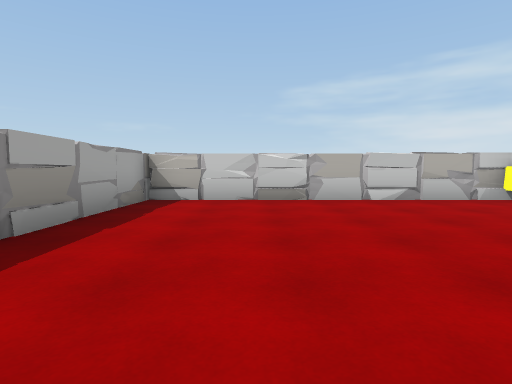
[1] (above)

13 first-person views from a walk through a scene from a Unity 3-D project. The camera is 1.2 m above the floor, tilts 4° down and sees 80° across. The floor is counted in squares, 2 m on a side. Each view is taken from the middle of a square. On the plan, view 1 faces up. The plan holds only what a view shows up to about 9 squares ahead; the rest is blank. The place goes on beyond the plan. The player character is not drawn.

[2]
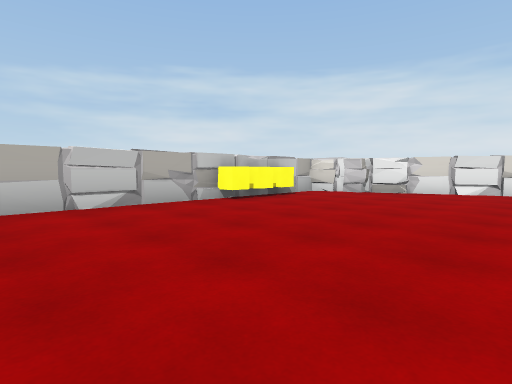

[3]
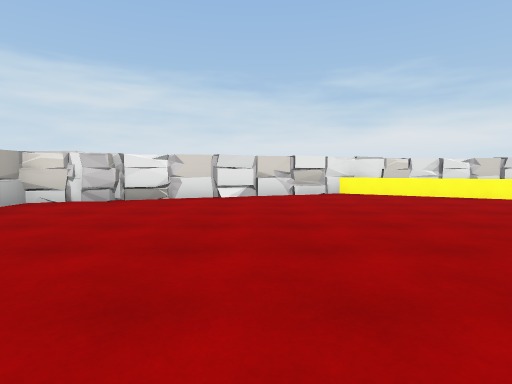

[4]
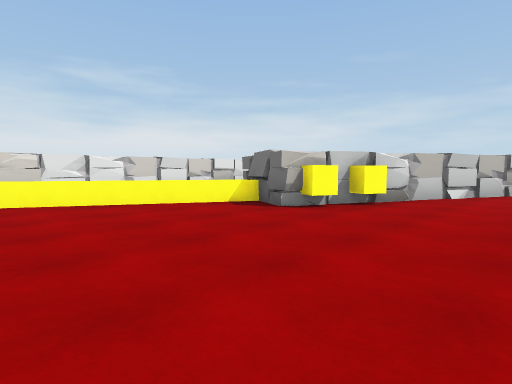

[5]
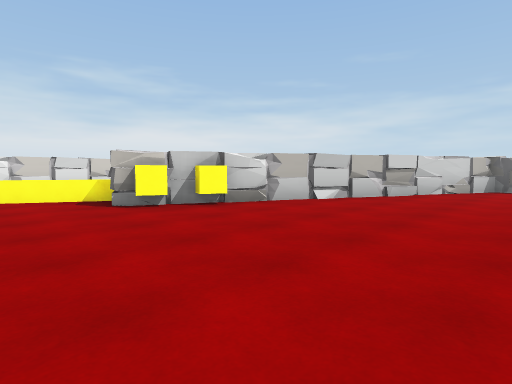

[6]
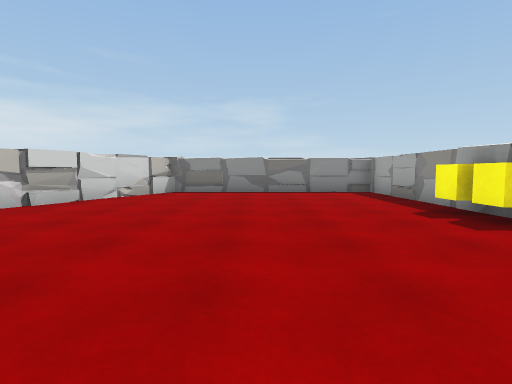

[7]
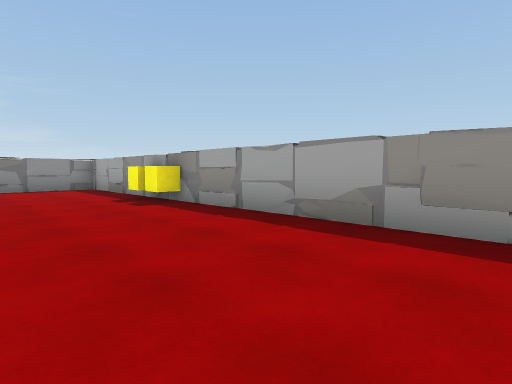

[8]
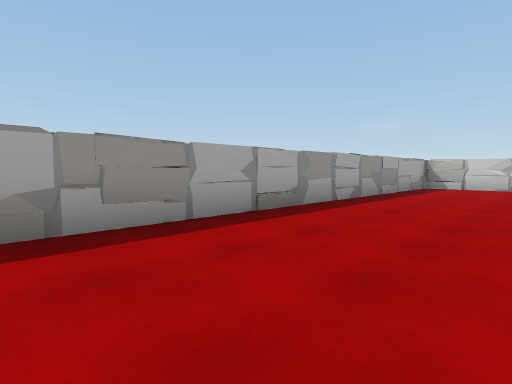

[9]
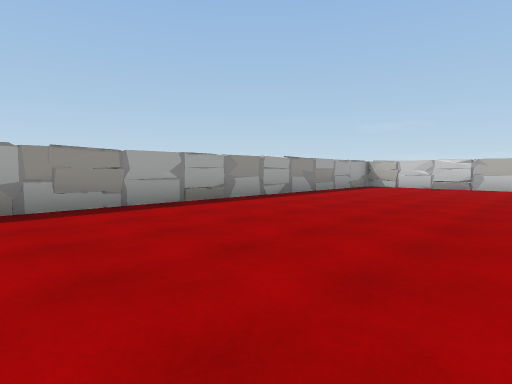

[10]
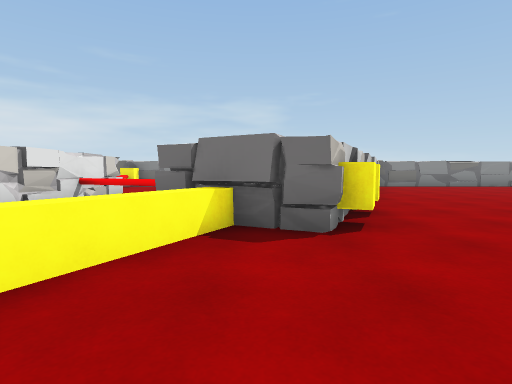

[11]
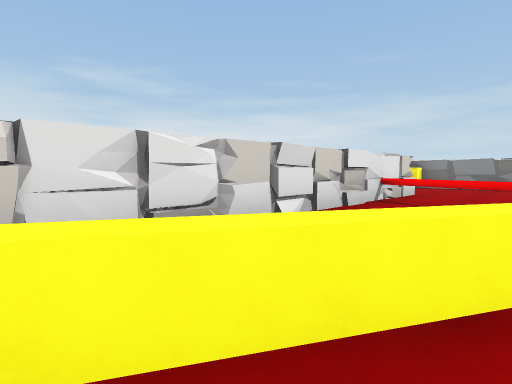

[12]
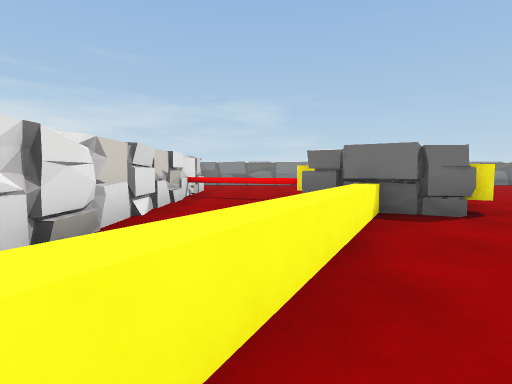

[13]
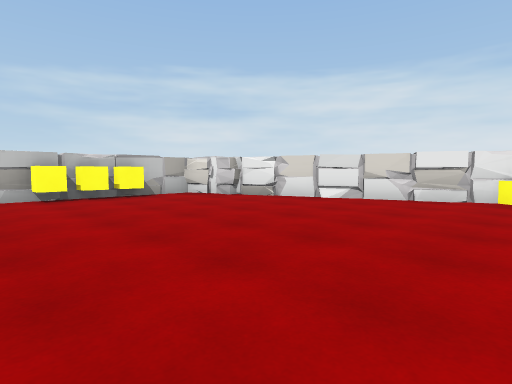

### Floor plan
Points are (right, up) in squares from view 1. A wall is a line through its corners. A room is listed if a view was taken in it or the views show most of it. See-through windows are left out.
Room 1 (views 1, 2, 3, 4, 5, 6, 7, 8, 9, 10, 11, 12, 13)
walls: (7.3, -4.9) (8, -5.2); (7.4, -4.8) (9.3, -5.8); (-2.3, -1.8) (-2.2, -3); (6.5, -6.7) (6.9, -5.7); (6.2, -7.7) (6.4, -7.1); (8.8, -5.5) (9.3, -5.9); (-2.1, 3.7) (-2.3, 1.6); (10.7, 1) (10.3, 1.5); (1.5, 6.2) (1, 6.3); (4.5, 6.3) (-2.2, 6.3) (-2.2, -13.6) (3.4, -13.6) (4.7, -11.1); (11.5, -2.4) (11.4, -1.5); (4.5, 6.4) (3.2, 6.2); (5, -10.3) (5.1, -9.7); (11.6, -3.3) (11.5, -2.7); (9.6, 3.7) (9.3, 4.2); (11.7, -3.2) (11.6, -2.7); (9.6, 3.8) (9.3, 4.2); (9.7, 3.8) (9.2, 4); (11.7, -4.2) (11.6, -3.5); (8.9, 4.8) (8.9, 5.6); (9, 4.8) (8.8, 5.7); (8.9, 5.5) (8.5, 6.3) (7.4, 6.3); (11.7, -6.7) (11.5, -6.2); (11.6, -8.1) (11.6, -1.7) (8.6, 6.3); (3.3, -13.6) (7.1, -5.3); (-0.9, -13.5) (-0.4, -13.6)
low walls: (8.2, -5.4) (11.1, -0.1); (9.5, -7.3) (11.7, -8.3); (4.9, -10.2) (5.1, -9.7)
objects: other object (-2, -9); other object (5, 6); other object (6, -6); other object (6, 6); other object (7, -5); other object (7, 6)

Where each view was taken, in squares from view 1:
view 1: 0 up, 0 right, facing up
view 2: 1 up, 1 right, facing up-right
view 3: 2 up, 3 right, facing right
view 4: 1 down, 4 right, facing down-right
view 5: 3 down, 2 right, facing down-right
view 6: 5 down, 1 right, facing down
view 7: 3 down, 1 right, facing down-left
view 8: 5 down, 1 right, facing up-left
view 9: 5 down, 3 right, facing up-left
view 10: 2 down, 8 right, facing down
view 11: 2 down, 9 right, facing down-right
view 12: 1 down, 10 right, facing down
view 13: 1 down, 4 right, facing up-right
